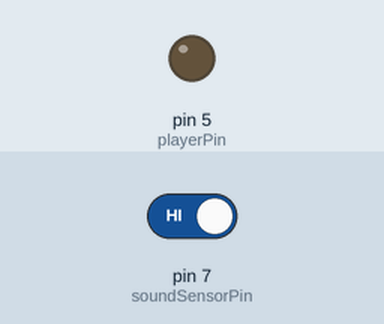
Simulated run of this sketch. Board: Arduino Uno, built with avr-gcc and run on an emulated ATmega328P. On the bench: output pins drawn as LEDs (lit = HIGH). The inputs (shaded band) are chosen by the test bench; at power-on: pin 7 (soundSensorPin) HIGH.

Above: at 1.2 s.
1.3 s: pin 7 (soundSensorPin) driven LOW
At 1.5 s:
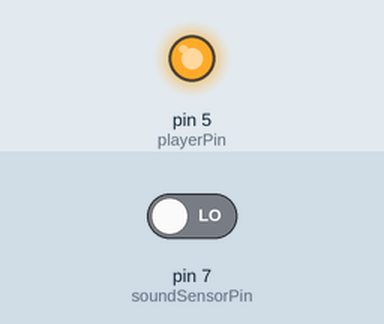
4.3 s: pin 7 (soundSensorPin) driven HIGH
At 5.3 s:
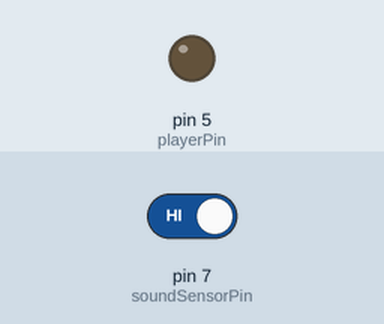
Timing chart, 0 to 7.3 s (numbered marks = the images above; inputs shaded):
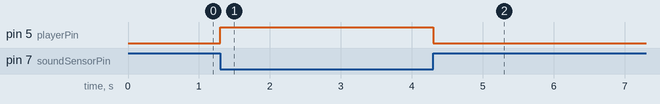

The sketch:

soundANDspeaker.ino
```cpp
int soundSensorPin = 7;        // Pin for sound sensor
int playerPin = 5;             // Pin for player

void setup() {
  pinMode(soundSensorPin, INPUT);   // Set the sound sensor pin as input
  pinMode(playerPin, OUTPUT);       // Set the player pin as output
}

void loop() {
  int soundState = digitalRead(soundSensorPin);   // Read the state of the sound sensor

  if (soundState == LOW) {          // Check if the sound state is LOW (sound detected)
    digitalWrite(playerPin, HIGH);  // Turn on the player
    delay(200);                     // Delay for 200 milliseconds
    digitalWrite(playerPin, LOW);   // Turn off the player
  }
}
```

Measured:
- after the input at 1.3 s, pin 5 (playerPin): LOW → HIGH at once
- after the input at 4.3 s, pin 5 (playerPin): HIGH → LOW at once
